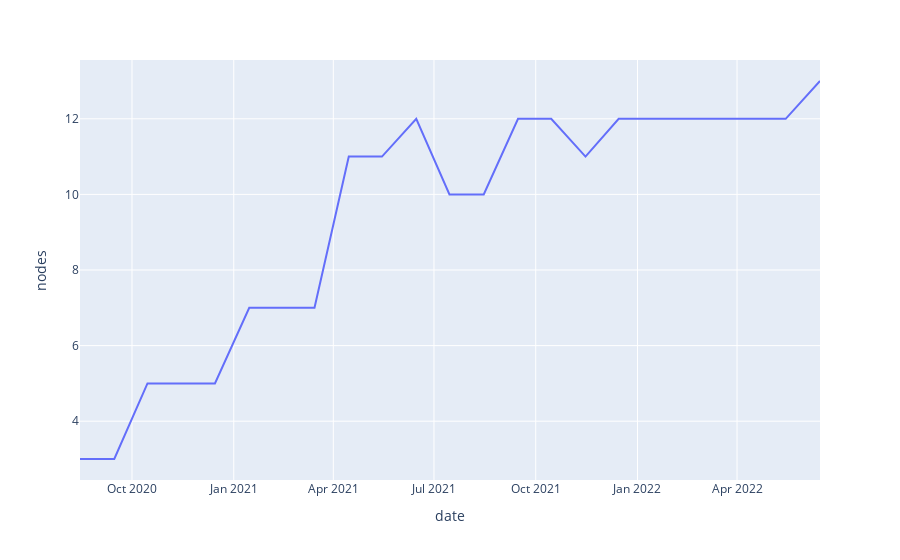

The notebook cell this image was saved under:
### Code cell
fig = px.line(data_frame=df_summary_stats, x='date', y='nodes') 
fig.show()

### Figure 1 — Plotly figure (JSON) as saved in the notebook; plotly's stock layout.template omitted (floating-point values rounded to 4 significant figures)
{"data": [{"hovertemplate": "date=%{x}<br>nodes=%{y}<extra></extra>", "legendgroup": "", "line": {"color": "#636efa", "dash": "solid"}, "marker": {"symbol": "circle"}, "mode": "lines", "name": "", "orientation": "v", "showlegend": false, "type": "scatter", "x": ["2020-08-15", "2020-09-15", "2020-10-15", "2020-11-15", "2020-12-15", "2021-01-15", "2021-02-15", "2021-03-15", "2021-04-15", "2021-05-15", "2021-06-15", "2021-07-15", "2021-08-15", "2021-09-15", "2021-10-15", "2021-11-15", "2021-12-15", "2022-01-15", "2022-02-15", "2022-03-15", "2022-04-15", "2022-05-15", "2022-06-15"], "xaxis": "x", "y": [3, 3, 5, 5, 5, 7, 7, 7, 11, 11, 12, 10, 10, 12, 12, 11, 12, 12, 12, 12, 12, 12, 13], "yaxis": "y"}], "layout": {"legend": {"tracegroupgap": 0}, "margin": {"t": 60}, "xaxis": {"anchor": "y", "domain": [0, 1], "title": {"text": "date"}}, "yaxis": {"anchor": "x", "domain": [0, 1], "title": {"text": "nodes"}}}}
